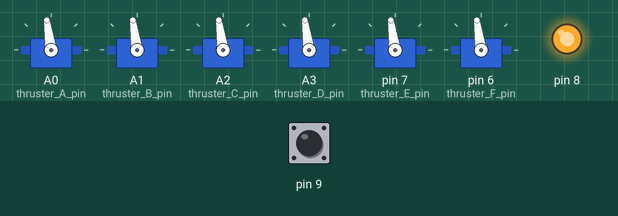
Bench run of a sketch on a simulated Arduino Uno, built with avr-gcc and run on an emulated ATmega328P. On the bench: 6 × servo, output pins drawn as LEDs (lit = HIGH). Inputs (shaded band) come from the test bench; at power-on: pin 9 HIGH. What the sketch prints to the serial monitor is not drawn.

Above: at 3.1 s.
Timing chart, 0 to 4.6 s (numbered marks = the images above):
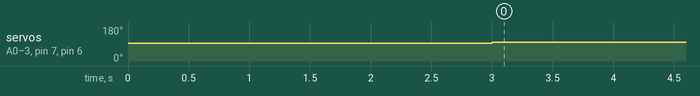

The sketch:

21mar_thrusters_only_test.ino
```cpp
#include <Servo.h>

byte thruster_A_pin = A0;
byte thruster_B_pin = A1;
byte thruster_C_pin = A2;
byte thruster_D_pin = A3;
byte thruster_E_pin = 7;
byte thruster_F_pin = 6;

Servo thruster_A;
Servo thruster_B;
Servo thruster_C;
Servo thruster_D;
Servo thruster_E;
Servo thruster_F;

int soft_kill = 1;
int ks_state;
long pwm[6] = {1550,1550,1550,1550,1550,1550};

void esc_init() {
  Serial.println("INIT");
  thruster_A.writeMicroseconds(1500);
  thruster_B.writeMicroseconds(1500);
  thruster_C.writeMicroseconds(1500);
  thruster_D.writeMicroseconds(1500);
  thruster_E.writeMicroseconds(1500);
  thruster_F.writeMicroseconds(1500);
  delay(3000); // change this for init signal
}


void setup() {
  // put your setup code here, to run once:
  pinMode(9, INPUT);
  pinMode(8, OUTPUT);
  digitalWrite(8, soft_kill);
  thruster_A.attach(thruster_A_pin);
  thruster_B.attach(thruster_B_pin);
  thruster_C.attach(thruster_C_pin);
  thruster_D.attach(thruster_D_pin);
  thruster_E.attach(thruster_E_pin);
  thruster_F.attach(thruster_F_pin);
  while (!digitalRead(9)) {
    delay(1);
  }

  ks_state = 1;
  esc_init();
  Serial.begin(115200);
}

void loop() {
  // put your main code here, to run repeatedly:
  thruster_A.writeMicroseconds(pwm[0]);
  thruster_B.writeMicroseconds(pwm[1]);
  thruster_C.writeMicroseconds(pwm[2]);
  thruster_D.writeMicroseconds(pwm[3]);
  thruster_E.writeMicroseconds(pwm[4]);
  thruster_F.writeMicroseconds(pwm[5]);

  for (int i = 0; i < 6; i++) {
    Serial.print("Thruster ");
    Serial.print(i);
    Serial.print(" PWM value: ");
    Serial.println(pwm[i]);
  }
}
```

Measured:
- by itself, servo on A0 (thruster_A_pin), servo on A1 (thruster_B_pin), servo on A2 (thruster_C_pin), servo on A3 (thruster_D_pin), servo on pin 7 (thruster_E_pin), servo on pin 6 (thruster_F_pin): 93° → 98° at 3.0 s
